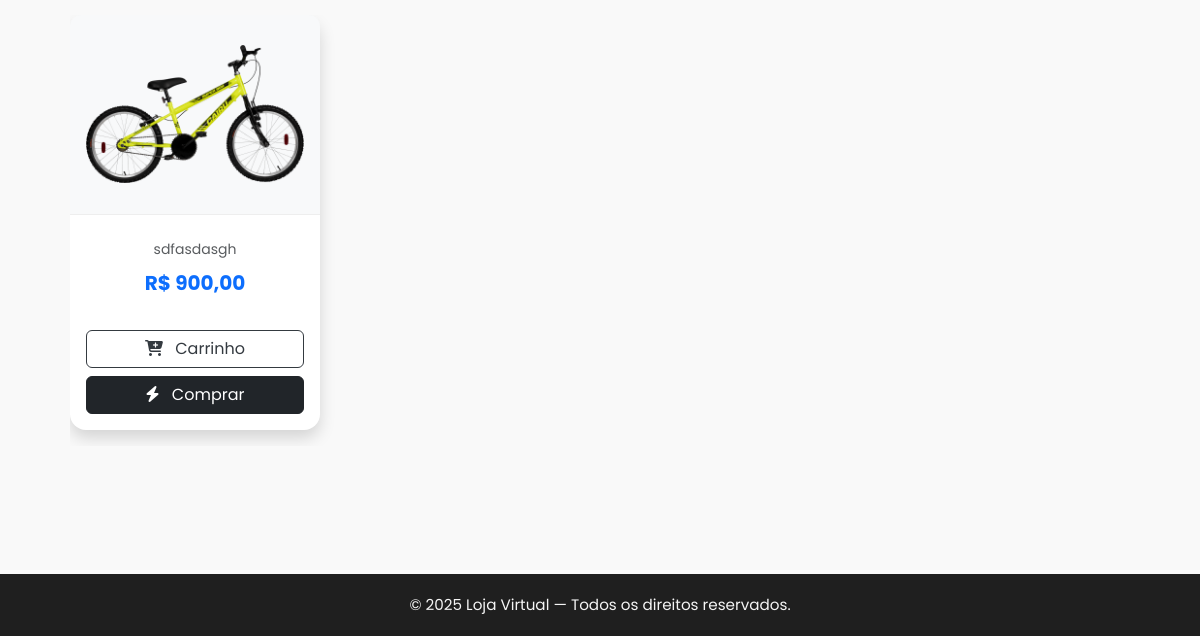
/produtos/ (lower part), run on an earlier commit of the app's database.
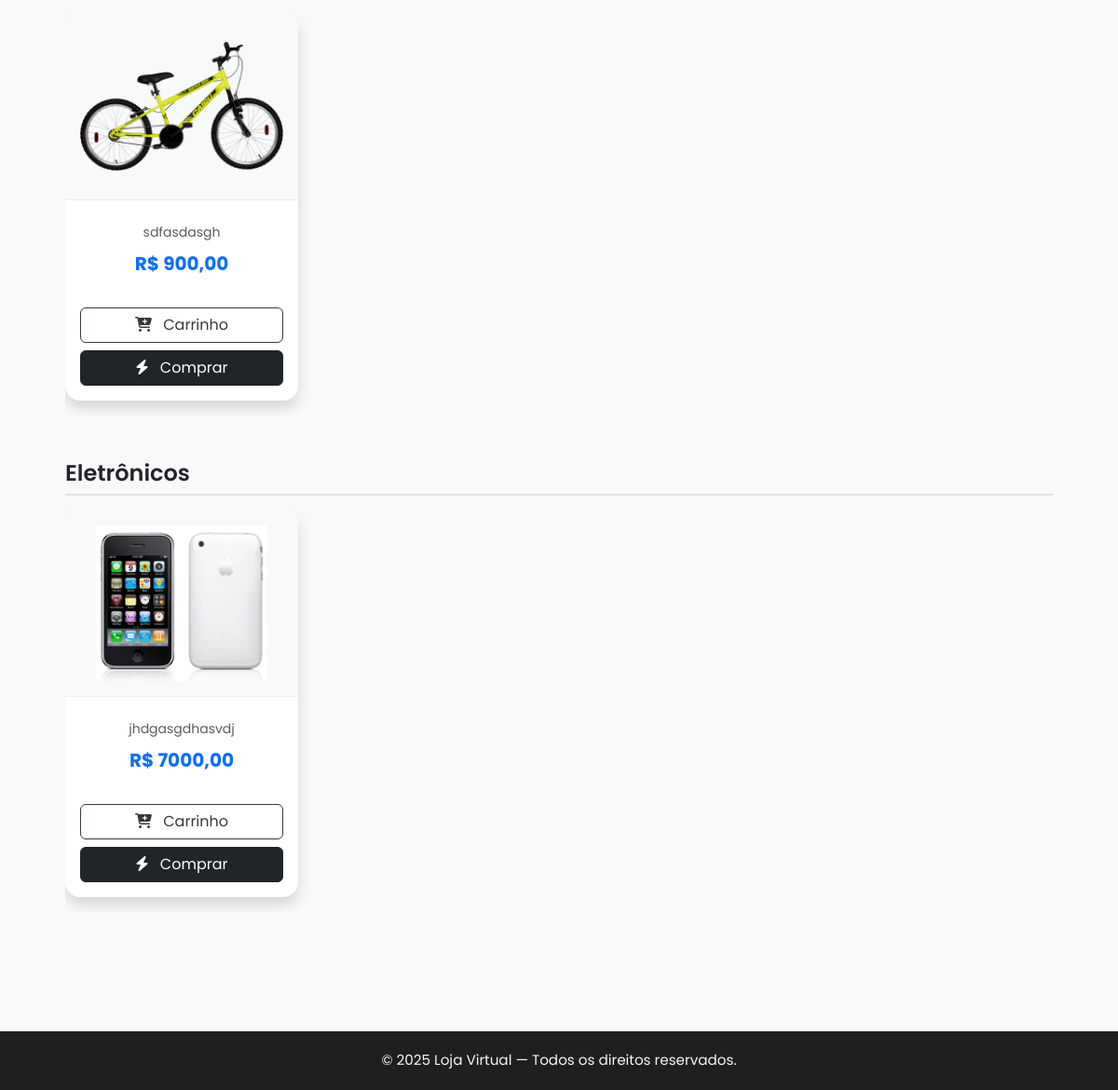
And on a later commit of the database.
### loja_app/models.py (models this page shows, shortened)
class Produto(models.Model):
    nome = models.CharField(max_length=100)
    descricao = models.TextField()
    preco = models.DecimalField(max_digits=10, decimal_places=2)
    imagem = models.ImageField()
    categoria = models.ForeignKey(Categoria, on_delete=models.CASCADE)

class Categoria(models.Model):
    nome = models.CharField(max_length=20)
    em_oferta = models.BooleanField(default=False)

### loja_app/views.py (the view)
# urls.py: path('produtos/', ProdutosView.as_view(), name= 'produtos'),
class ProdutosView(TemplateView):
    template_name = 'produtos/produtos.html'
    def get_context_data(self, **kwargs):
        context = super().get_context_data(**kwargs)
        context['categoria'] = Categoria.objects.all()
        return context

### loja_app/templates/produtos/produtos.html (shortened to what this page needs)
{% extends 'estilos/base.html' %}
{% block content %}
<div class="container mt-5">
    {% for cat in categoria %}
        {% if not cat.em_oferta %}
            <div class="categoria-section mb-5">
                <h3 class="categoria-titulo text-dark fw-semibold">{{ cat.nome }}</h3>
                <div class="produtos-scroll" id="scroll-container-{{ cat.id }}">
                    {% for produto in cat.produto_set.all %}
                        <div class="produto-item me-3">
                            <div class="card produto-card shadow border-0 rounded-4">
                                <div class="produto-img-wrapper d-flex align-items-center justify-content-center bg-light p-3">
                                    <img src="{{ produto.imagem.url }}" alt="{{ produto.nome }}">
                                </div>
                                <div class="card-body d-flex flex-column text-center p-3">
                                    <p class="text-muted small mb-2">{{ produto.descricao|truncatechars:50 }}</p>
                                    <p class="text-primary fw-bold fs-5">R$ {{ produto.preco }}</p>
                                    <div class="mt-3 d-flex flex-column gap-2">
                                        <a href="{% url 'carrinho_app:adicionar_ao_carrinho' produto.id %}" class="btn btn-outline-dark w-100">
                                            <i class="fas fa-cart-plus me-2"></i> Carrinho
                                        </a>
                                        <a href="{% url 'loja_app:pagamento' produto.id %}" class="btn btn-dark w-100">
                                            <i class="fas fa-bolt me-2"></i> Comprar
                                        </a>
                                    </div>
                                </div>
                            </div>
                        </div>
                    {% empty %}
                        <p class="text-muted">Nenhum produto encontrado nesta categoria.</p>
                    {% endfor %}
                </div>
            </div>
        {% endif %}
    {% empty %}
        <p class="text-muted text-center">Nenhuma categoria encontrada.</p>
    {% endfor %}
</div>
{% endblock %}

What changed in the data, as far as the page shows it:
added Categoria: nome "Eletrônicos"
added Produto: imagem (picture), descricao "jhdgasgdhasvdj", preco "7000,00", shown under "Eletrônicos"
